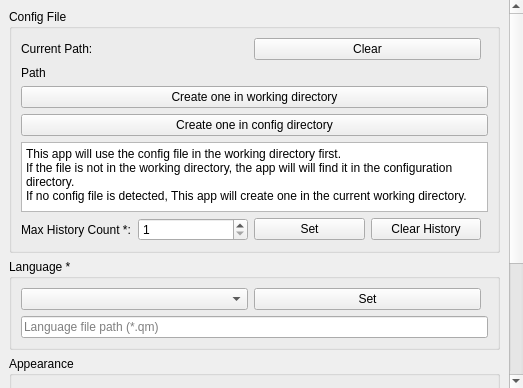
<?xml version="1.0" encoding="UTF-8"?>
<ui version="4.0">
 <class>SettingsTab</class>
 <widget class="QWidget" name="SettingsTab">
  <property name="geometry">
   <rect>
    <x>0</x>
    <y>0</y>
    <width>523</width>
    <height>388</height>
   </rect>
  </property>
  <property name="windowTitle">
   <string>Form</string>
  </property>
  <layout class="QVBoxLayout" name="verticalLayout_4">
   <property name="spacing">
    <number>0</number>
   </property>
   <property name="leftMargin">
    <number>0</number>
   </property>
   <property name="topMargin">
    <number>0</number>
   </property>
   <property name="rightMargin">
    <number>0</number>
   </property>
   <property name="bottomMargin">
    <number>0</number>
   </property>
   <item>
    <widget class="QScrollArea" name="scrollArea">
     <property name="frameShape">
      <enum>QFrame::NoFrame</enum>
     </property>
     <property name="widgetResizable">
      <bool>true</bool>
     </property>
     <widget class="QWidget" name="scrollAreaWidgetContents">
      <property name="geometry">
       <rect>
        <x>0</x>
        <y>0</y>
        <width>506</width>
        <height>576</height>
       </rect>
      </property>
      <layout class="QVBoxLayout" name="verticalLayout_5">
       <item>
        <widget class="QGroupBox" name="confGrpBox">
         <property name="title">
          <string>Config File</string>
         </property>
         <layout class="QVBoxLayout" name="verticalLayout">
          <item>
           <layout class="QHBoxLayout" name="horizontalLayout">
            <item>
             <widget class="QLabel" name="label">
              <property name="text">
               <string>Current Path:</string>
              </property>
             </widget>
            </item>
            <item>
             <widget class="QPushButton" name="Conf_clearButton">
              <property name="text">
               <string>Clear</string>
              </property>
             </widget>
            </item>
            <item>
             <spacer name="horizontalSpacer">
              <property name="orientation">
               <enum>Qt::Horizontal</enum>
              </property>
             </spacer>
            </item>
           </layout>
          </item>
          <item>
           <widget class="QLabel" name="Conf_currPathLabel">
            <property name="text">
             <string>Path</string>
            </property>
           </widget>
          </item>
          <item>
           <widget class="QPushButton" name="Conf_createInCWDButton">
            <property name="text">
             <string>Create one in working directory</string>
            </property>
           </widget>
          </item>
          <item>
           <widget class="QPushButton" name="Conf_createInConfDirButton">
            <property name="text">
             <string>Create one in config directory</string>
            </property>
           </widget>
          </item>
          <item>
           <widget class="QPlainTextEdit" name="plainTextEdit">
            <property name="undoRedoEnabled">
             <bool>false</bool>
            </property>
            <property name="readOnly">
             <bool>true</bool>
            </property>
            <property name="plainText">
             <string>This app will use the config file in the working directory first.
If the file is not in the working directory, the app will will find it in the configuration directory.
If no config file is detected, This app will create one in the current working directory.</string>
            </property>
           </widget>
          </item>
          <item>
           <layout class="QHBoxLayout" name="horizontalLayout_4">
            <item>
             <widget class="QLabel" name="label_6">
              <property name="text">
               <string>Max History Count *:</string>
              </property>
             </widget>
            </item>
            <item>
             <widget class="QSpinBox" name="Conf_maxHistoryBox">
              <property name="minimum">
               <number>1</number>
              </property>
              <property name="maximum">
               <number>2147483640</number>
              </property>
             </widget>
            </item>
            <item>
             <widget class="QPushButton" name="Conf_setMaxHistoryButton">
              <property name="text">
               <string>Set</string>
              </property>
             </widget>
            </item>
            <item>
             <widget class="QPushButton" name="Conf_clearHistoryButton">
              <property name="text">
               <string>Clear History</string>
              </property>
             </widget>
            </item>
            <item>
             <spacer name="horizontalSpacer_3">
              <property name="orientation">
               <enum>Qt::Horizontal</enum>
              </property>
             </spacer>
            </item>
           </layout>
          </item>
         </layout>
        </widget>
       </item>
       <item>
        <widget class="QGroupBox" name="langGrpBox">
         <property name="title">
          <string>Language *</string>
         </property>
         <layout class="QVBoxLayout" name="verticalLayout_2">
          <item>
           <layout class="QHBoxLayout" name="horizontalLayout_2">
            <item>
             <widget class="QComboBox" name="Lang_nameBox">
              <property name="sizeAdjustPolicy">
               <enum>QComboBox::AdjustToContents</enum>
              </property>
             </widget>
            </item>
            <item>
             <widget class="QPushButton" name="Lang_setButton">
              <property name="text">
               <string>Set</string>
              </property>
             </widget>
            </item>
            <item>
             <spacer name="horizontalSpacer_2">
              <property name="orientation">
               <enum>Qt::Horizontal</enum>
              </property>
             </spacer>
            </item>
           </layout>
          </item>
          <item>
           <widget class="QLineEdit" name="Lang_filePathEdit">
            <property name="placeholderText">
             <string>Language file path (*.qm)</string>
            </property>
           </widget>
          </item>
         </layout>
        </widget>
       </item>
       <item>
        <widget class="QGroupBox" name="appearanceGrpBox">
         <property name="title">
          <string>Appearance</string>
         </property>
         <layout class="QVBoxLayout" name="verticalLayout_3">
          <item>
           <widget class="QCheckBox" name="Android_fullScreenBox">
            <property name="text">
             <string>Full Screen</string>
            </property>
           </widget>
          </item>
          <item>
           <widget class="QCheckBox" name="Android_forceLandscapeBox">
            <property name="text">
             <string>Force landscape mode</string>
            </property>
           </widget>
          </item>
          <item>
           <widget class="QWidget" name="opacityWidget" native="true">
            <layout class="QHBoxLayout" name="horizontalLayout_3">
             <property name="leftMargin">
              <number>0</number>
             </property>
             <property name="topMargin">
              <number>0</number>
             </property>
             <property name="rightMargin">
              <number>0</number>
             </property>
             <property name="bottomMargin">
              <number>0</number>
             </property>
             <item>
              <widget class="QLabel" name="label_2">
               <property name="text">
                <string>Opacity:</string>
               </property>
              </widget>
             </item>
             <item>
              <widget class="QSlider" name="Opacity_slider">
               <property name="minimum">
                <number>10</number>
               </property>
               <property name="maximum">
                <number>100</number>
               </property>
               <property name="value">
                <number>100</number>
               </property>
               <property name="orientation">
                <enum>Qt::Horizontal</enum>
               </property>
               <property name="tickPosition">
                <enum>QSlider::TicksBelow</enum>
               </property>
              </widget>
             </item>
             <item>
              <widget class="QSpinBox" name="Opacity_Box">
               <property name="minimum">
                <number>10</number>
               </property>
               <property name="maximum">
                <number>100</number>
               </property>
               <property name="value">
                <number>100</number>
               </property>
              </widget>
             </item>
            </layout>
           </widget>
          </item>
          <item>
           <layout class="QHBoxLayout" name="horizontalLayout_5">
            <item>
             <widget class="QLabel" name="label_3">
              <property name="text">
               <string>Global Font:</string>
              </property>
             </widget>
            </item>
            <item>
             <widget class="QFontComboBox" name="Font_nameBox"/>
            </item>
            <item>
             <widget class="QSpinBox" name="Font_sizeBox">
              <property name="minimum">
               <number>1</number>
              </property>
              <property name="maximum">
               <number>65535</number>
              </property>
              <property name="value">
               <number>9</number>
              </property>
             </widget>
            </item>
            <item>
             <widget class="QPushButton" name="Font_setButton">
              <property name="text">
               <string>Set</string>
              </property>
             </widget>
            </item>
           </layout>
          </item>
          <item>
           <layout class="QHBoxLayout" name="horizontalLayout_7">
            <item>
             <widget class="QLabel" name="label_4">
              <property name="text">
               <string>Data Font:</string>
              </property>
             </widget>
            </item>
            <item>
             <widget class="QFontComboBox" name="DataFont_nameBox"/>
            </item>
            <item>
             <widget class="QSpinBox" name="DataFont_sizeBox">
              <property name="minimum">
               <number>1</number>
              </property>
              <property name="maximum">
               <number>65535</number>
              </property>
              <property name="value">
               <number>9</number>
              </property>
             </widget>
            </item>
            <item>
             <widget class="QPushButton" name="DataFont_setButton">
              <property name="text">
               <string>Set</string>
              </property>
             </widget>
            </item>
           </layout>
          </item>
         </layout>
        </widget>
       </item>
       <item>
        <widget class="QLabel" name="label_5">
         <property name="text">
          <string>Restart the app to make settings with &quot;*&quot; take effect.</string>
         </property>
        </widget>
       </item>
       <item>
        <spacer name="verticalSpacer">
         <property name="orientation">
          <enum>Qt::Vertical</enum>
         </property>
         <property name="sizeHint" stdset="0">
          <size>
           <width>0</width>
           <height>0</height>
          </size>
         </property>
        </spacer>
       </item>
      </layout>
     </widget>
    </widget>
   </item>
  </layout>
 </widget>
 <resources/>
 <connections/>
</ui>
